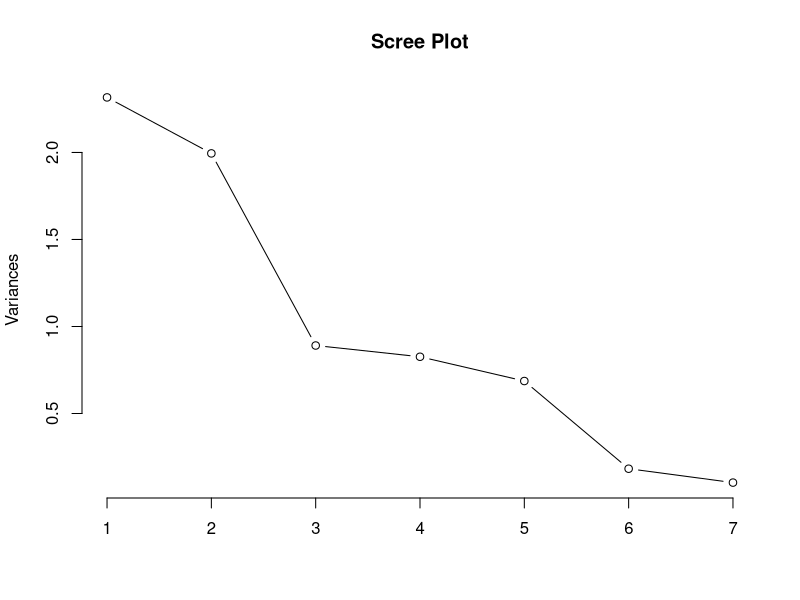
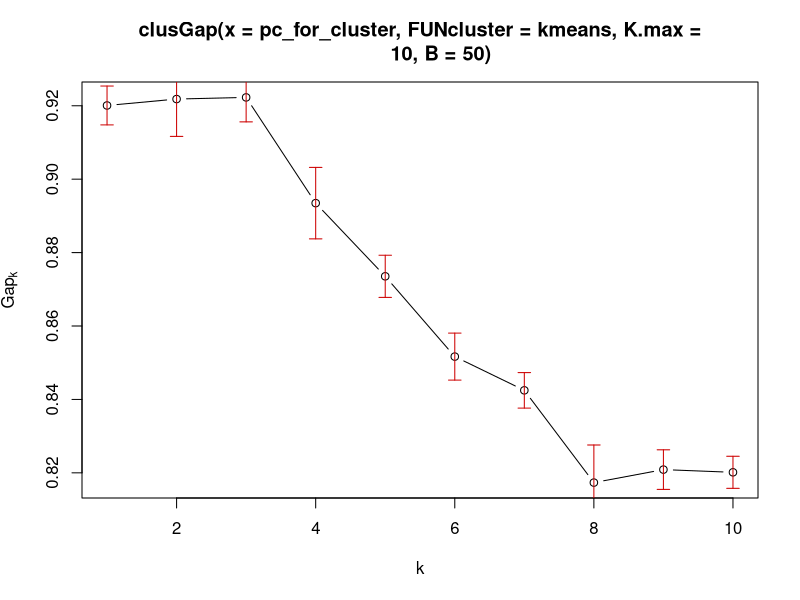
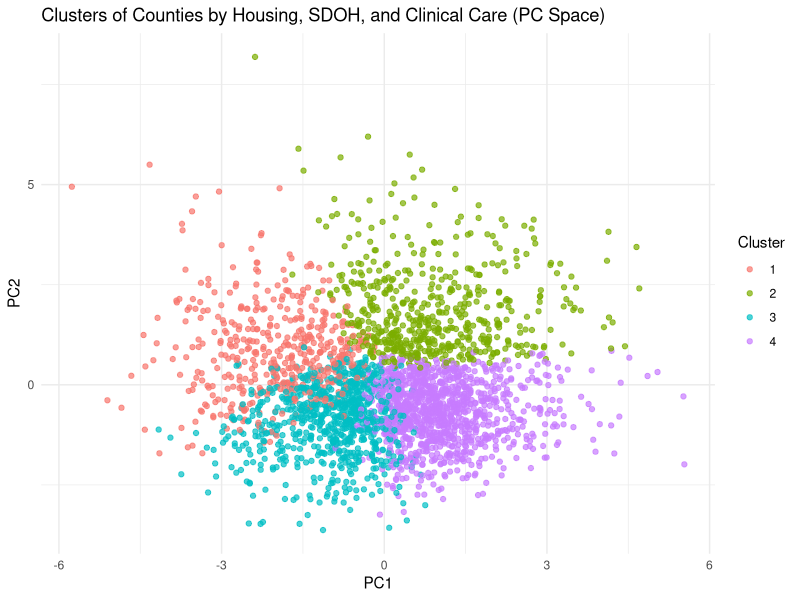
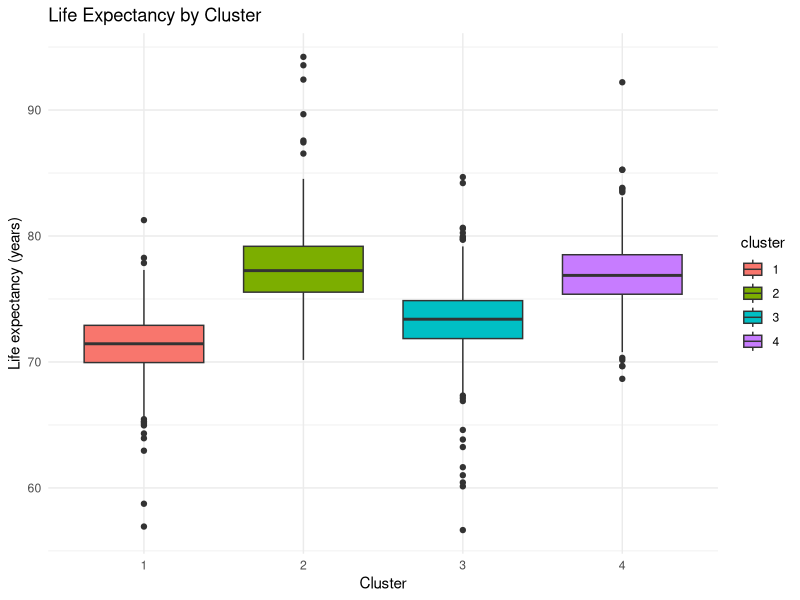

Generate these figures, in order, with R:
library(tidyverse)
library(cluster)

chr_clean <- read_csv("derived_data/chr_clean_full.csv", show_col_types = F)

# ---- Predictor variables ----
pred_vars <- c(
  "percentage_of_households_with_high_housing_costs",
  "severe_housing_cost_burden_raw_value",
  "median_household_income_raw_value",
  "children_in_poverty_raw_value",
  "uninsured_raw_value",
  "ratio_of_population_to_primary_care_physicians",
  "preventable_hospital_stays_raw_value"
)

# ---- Build PCA dataset ----
pca_dat <- chr_clean |>
  select(life_expectancy_raw_value, all_of(pred_vars)) |>
  drop_na()

# Matrix for PCA
X <- pca_dat |> select(all_of(pred_vars))

# ---- Run PCA ----
pc_res <- prcomp(X, center = TRUE, scale. = TRUE)


plot(pc_res, type = "l", main = "Scree Plot")

# Add life expectancy back to PCA scores
pcs <- as_tibble(pc_res$x) |>
  mutate(life_expectancy_raw_value = pca_dat$life_expectancy_raw_value)

# ---- Prepare data for clustering ----
pc_for_cluster <- pcs |> select(PC1:PC3)

# ---- Gap Statistic ----
gap <- clusGap(pc_for_cluster, FUN = kmeans, K.max = 10, B = 50)
png("figures/clusGAP.png", width = 1200, height = 900, res = 150)
plot(gap) 
dev.off()

optimal_k <- maxSE(gap$Tab[,"gap"], gap$Tab[,"SE.sim"], method = "Tibs2001SEmax")
print(paste("Gap statistic suggested k =", optimal_k))

# ---- K-means clustering ----
km <- kmeans(pc_for_cluster, centers = 4, nstart = 25)

pcs <- pcs |>
  mutate(cluster = factor(km$cluster))

# ---- PCA scatterplot ----
le_pca <- ggplot(pcs, aes(PC1, PC2, color = cluster)) +
  geom_point(alpha = 0.7) +
  theme_minimal() +
  labs(
    title = "Clusters of Counties by Housing, SDOH, and Clinical Care (PC Space)",
    color = "Cluster"
  )

ggsave("figures/le_pca.png", le_pca, width = 7, height = 5, dpi = 300)

# ---- Cluster summary by life expectancy ----
cluster_summary <- pcs |>
  group_by(cluster) |>
  summarise(
    n = n(),
    mean_life_exp = mean(life_expectancy_raw_value, na.rm = TRUE),
    sd_life_exp   = sd(life_expectancy_raw_value, na.rm = TRUE)
  )

write_csv(cluster_summary, "derived_data/life_expectancy_cluster_summary.csv")

# ---- Boxplot ----
le_boxplot <- ggplot(pcs, aes(cluster, life_expectancy_raw_value, fill = cluster)) +
  geom_boxplot() +
  theme_minimal() +
  labs(
    title = "Life Expectancy by Cluster",
    x = "Cluster",
    y = "Life expectancy (years)"
  )

ggsave("figures/le_pca_boxplot.png", le_boxplot, width = 7, height = 5, dpi = 300)
